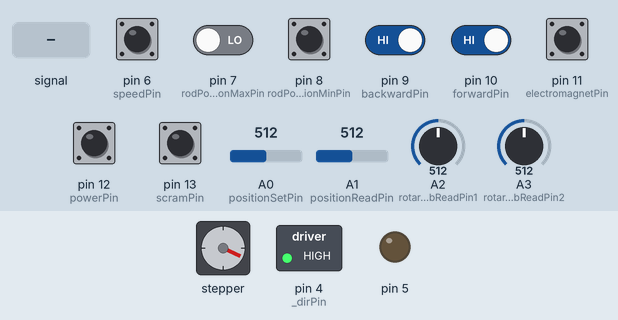
Recording of a sketch running on a simulated Arduino Uno, built with avr-gcc and run on an emulated ATmega328P. On the bench: stepper motor, switched loads named in the sketch (green lamp = pin HIGH), output pins drawn as LEDs (lit = HIGH). Inputs (shaded band) come from the test bench; at power-on: pin 6 (speedPin), pin 8 (rodPositionMinPin), pin 9 (backwardPin), pin 10 (forwardPin), pin 11 (electromagnetPin), pin 12 (powerPin), pin 13 (scramPin) HIGH, pin 7 (rodPositionMaxPin) LOW, A0 (positionSetPin) = 512, A1 (positionReadPin) = 512, A2 (rotaryKnobReadPin1) = 512, A3 (rotaryKnobReadPin2) = 512. Stepper angles assume 1600 steps per turn; what the sketch prints to the serial monitor is not drawn.

Above: at 1.2 s.
1.3 s: A0 (positionSetPin) fed a 200 Hz sine of ±81 counts around its level
4.3 s: A0 (positionSetPin) set to 716
7.3 s: pin 10 (forwardPin) driven LOW
At 7.66 s:
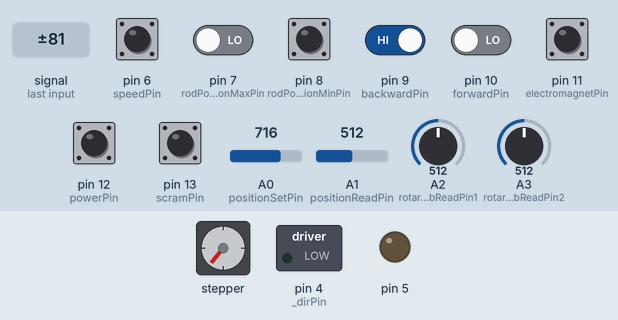
10.3 s: pin 10 (forwardPin) driven HIGH
At 10.67 s:
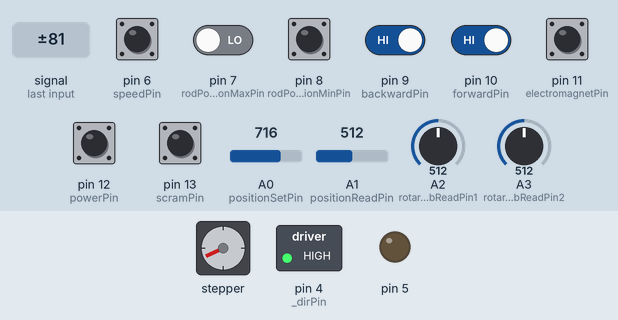
13.3 s: pin 10 (forwardPin) driven LOW
At 13.67 s:
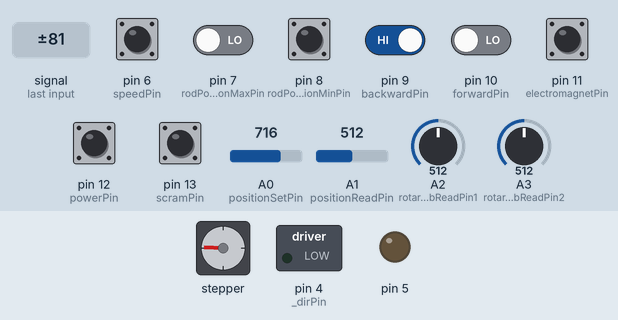
16.3 s: pin 9 (backwardPin) driven LOW
At 16.3 s:
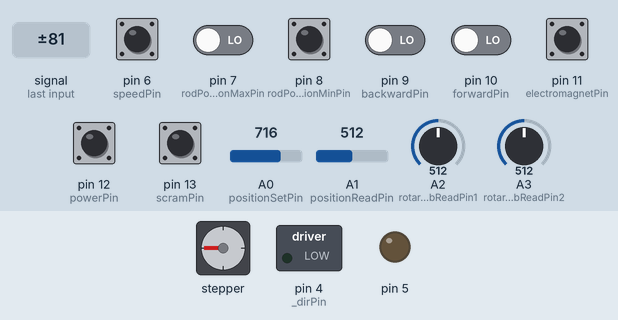
Timing chart, 0 to 19.1 s (numbered marks = the images above; inputs shaded):
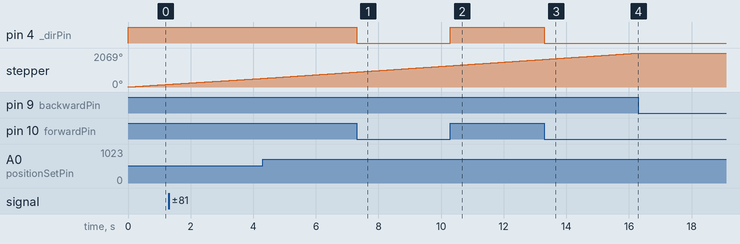

Measured:
- after the input at 7.3 s, pin 4 (_dirPin): HIGH → LOW at once
- after the input at 10.3 s, pin 4 (_dirPin): LOW → HIGH at once
- after the input at 13.3 s, pin 4 (_dirPin): HIGH → LOW at once
- after the input at 16.3 s, stepper: stops changing and stays 2069°

The sketch:

UnoR4Working.ino
```cpp
#include <AccelStepper.h>
//#include <SPI.h>
//#include <Ethernet.h>

//All Variables
//Analog input variables---------------------------------------------------------
int positionSetPin = A0;      //The position set voltage wire needs to go to A0
int positionReadPin = A1;     //The position read voltage wire needs to go to A1
int rotaryKnobReadPin1 = A2;  //The rotaryknob1 voltage wire needs to go to A2
int rotaryKnobReadPin2 = A3;  //The rotaryknob2 voltage wire needs to go to A3

//Digital input variables -------------------------------------------------------

//packet 1
int scramPin = 13;          //Wire the SCRAM button to this pin
int powerPin = 12;          //Wire the software power button to this pin
int electromagnetPin = 11;  //Wire the button for the electromagnet to this pin
int forwardPin = 10;        //Wire the part of switch to move forward to this pin
int backwardPin = 9;       //Wire the part of switch to move backward to this pin
int rodPositionMinPin = 8; //Wire the min rod position to this pin
int rodPositionMaxPin = 7; //Wire the max rod position to this pin

//packet 2
int speedPin = 6;          //Wire the switch that determines speed to this pin

//Test variables--------------------------------------------------------------------
//Sets default for the variable tracking button states
bool scramToggledState = false;
bool powerToggledState = false;
bool magnetToggledState = false;
bool forwardToggledState = false;
bool backwardToggledState = false;
bool posMinToggledState = false;
bool posMaxToggledState = false;
bool speedToggledState = false;

//Other set of variables to track button states
bool lastScramButtonReading = HIGH;
bool lastPowerButtonReading = HIGH;
bool lastMagnetButtonReading = HIGH;
bool lastForwardButtonReading = HIGH;
bool lastBackwardButtonReading = HIGH;
bool lastPosMinButtonReading = HIGH;
bool lastPosMaxButtonReading = HIGH;
bool lastSpeedButtonReading = HIGH;

//Software Debounce
unsigned long lastDebounceTime = 0;
unsigned long debounceDelay = 50;

//End of test variables ^-----------------------

//PWM input
bool controlPin = false; //Controls were tied to pin 7 but now run off of a variable

//Digital Output Variables--------------------------------------

//PWM motor outputs
const uint8_t dirPin = 2;             //Ties to the positive direction pin of the stepper driver
const uint8_t stepPin = 3;            //Outputs the PWM signal
const uint8_t _dirPin = 4;            //Ties to the negative direction pin of the stepper driver
const uint8_t motorInterfaceType = 1; //Proprietary motor type for the header file

//Variables for movement adjustments on the stepper
const float stepsPerRevolution = 1600.0;    //This is tied to the stepper driver switch settings
AccelStepper stepper = AccelStepper(motorInterfaceType, stepPin, dirPin);

//Serial variables HYSTERESIS
unsigned long lastTxTime = 0;             //Two transmission variable for more stable sending
const unsigned long txIntervalMs = 200;

void setup() {//Digital Input Setup
  //Digital input setup--------------------------------------------------------------------------

  //Packet 1
  pinMode(13, INPUT);              //Scram pin
  pinMode(12, INPUT);              //Power pin
  pinMode(11, INPUT);              //Electromagnet pin
  pinMode(10, INPUT);              //Tells Arm to move forward
  pinMode(9, INPUT);              //Tells arm to move backward
  pinMode(8, INPUT);              //Tells the controller max position has been reached
  pinMode(7, INPUT);              //Tells the controller the min position has been reached

  //Packet 2
  pinMode(6, INPUT);              //Tells the controller desired speed option

  //Digital input for PWM and stepper
  pinMode(3, OUTPUT);
  pinMode(4, OUTPUT);
  pinMode(5,OUTPUT);


  //Analog input setup---------------------------------------------------------------------------------
  pinMode(A0,INPUT);                //Analog position for the control rod
  pinMode(A1, INPUT);               //Analog voltage indicating the position of the rod
  pinMode(A2, INPUT);               //Analog voltage indicating position of the rotary knob
  pinMode(A3, INPUT);               //Analog voltage indicating position of the second rotary knob

  // Stepper configuration (moved here - only needs to run once)
  stepper.setMaxSpeed(12800.0);
  stepper.setAcceleration(6400.0);
  stepper.setMinPulseWidth(5);

  //Serial setup------------------------------------------
  //Serial1.begin(9600);       //Tx Pin
  Serial.begin(9600);       // USB debugging
  //Serial1.begin(115200, SERIAL_8N1);  // TX1 output 1, 9600 baude, 8 bit packets, no parity bit
}

void loop() {
  bool currentScramReading = digitalRead(scramPin);
  bool currentPowerReading = digitalRead(powerPin);
  bool currentMagnetReading = digitalRead(electromagnetPin);
  bool currentForwardReading = digitalRead(forwardPin);
  bool currentBackwardReading = digitalRead(backwardPin);
  bool currentPosMinReading = digitalRead(rodPositionMinPin);
  bool currentPosMaxReading = digitalRead(rodPositionMaxPin);
  bool currentSpeedReading = digitalRead(speedPin);

  static unsigned long lastSyncTime = 0;

  //Logic for latching buttons
  if (currentScramReading == LOW && lastScramButtonReading == HIGH) {
    if ((millis() - lastDebounceTime) > debounceDelay) {
      scramToggledState = !scramToggledState;
      lastDebounceTime = millis();
    }
  }

  lastScramButtonReading = currentScramReading;

  // 2. Toggle Logic for Power
  if (currentPowerReading == LOW && lastPowerButtonReading == HIGH) {
    if ((millis() - lastDebounceTime) > debounceDelay) {
      powerToggledState = !powerToggledState;
      lastDebounceTime = millis();
    }
  }
  // This update MUST be outside the IF block to track the button release
  lastPowerButtonReading = currentPowerReading;

  // 3. Toggle Logic for Magnet
  if (currentMagnetReading == LOW && lastMagnetButtonReading == HIGH) {
    if ((millis() - lastDebounceTime) > debounceDelay) {
      magnetToggledState = !magnetToggledState;
      lastDebounceTime = millis();
    }
  }
  lastMagnetButtonReading = currentMagnetReading;

  // 4. Toggle Logic for Forward Logic
  if (currentForwardReading == LOW && lastForwardButtonReading == HIGH) {
    if ((millis() - lastDebounceTime) > debounceDelay) {
      forwardToggledState = !forwardToggledState;
      lastDebounceTime = millis();
    }
  }
  lastForwardButtonReading = currentForwardReading;

    // 5. Toggle Logic for Backward Logic
  if (currentBackwardReading == LOW && lastBackwardButtonReading == HIGH) {
    if ((millis() - lastDebounceTime) > debounceDelay) {
      backwardToggledState = !backwardToggledState;
      lastDebounceTime = millis();
    }
  }
  lastBackwardButtonReading = currentBackwardReading;

    // 6. Toggle Logic for Minimum Position
  if (currentPosMinReading == LOW && lastPosMinButtonReading == HIGH) {
    if ((millis() - lastDebounceTime) > debounceDelay) {
      posMinToggledState = !posMinToggledState;
      lastDebounceTime = millis();
    }
  }
  lastPosMinButtonReading = currentPosMinReading;

    // 7. Toggle logic for maximum Position
    if (currentPosMaxReading == LOW && lastPosMaxButtonReading == HIGH) {
    if ((millis() - lastDebounceTime) > debounceDelay) {
      posMaxToggledState = !posMaxToggledState;
      lastDebounceTime = millis();
    }
  }
  lastPosMaxButtonReading = currentPosMaxReading;

    // 8. Toggle logic for High or low speed
    if (currentSpeedReading == LOW && lastSpeedButtonReading == HIGH) {
    if ((millis() - lastDebounceTime) > debounceDelay) {
      speedToggledState = !speedToggledState;
      lastDebounceTime = millis();
    }
  }
  lastSpeedButtonReading = currentSpeedReading;

   // ==================== SERIAL READ WITH 0x24 FF VERIFICATION ====================
  // Only flips the toggled states when it receives the exact sequence: 0x24 followed by 0xFF,
  // then the flipMask byte.
  // This adds strong verification before any change is applied.
  static enum { IDLE, SAW_24, SAW_FF } serialState = IDLE;

  while (Serial.available() > 0) {
    uint8_t incoming = Serial.read();

    switch (serialState) {
      case IDLE:
        if (incoming == 0x24) {
          serialState = SAW_24;
        }
        break;

      case SAW_24:
        if (incoming == 0xFF) {
          serialState = SAW_FF;        // Ready for the flipMask
        } else {
          serialState = IDLE;          // Wrong second byte → reset
        }
        break;

      case SAW_FF:
        // This byte is the flipMask — apply the flips
        uint8_t flipMask = incoming;

        if (flipMask & (1 << 0)) scramToggledState   = !scramToggledState;
        if (flipMask & (1 << 1)) powerToggledState   = !powerToggledState;
        if (flipMask & (1 << 2)) magnetToggledState  = !magnetToggledState;
        if (flipMask & (1 << 3)) forwardToggledState = !forwardToggledState;
        if (flipMask & (1 << 4)) backwardToggledState = !backwardToggledState;
        if (flipMask & (1 << 5)) posMinToggledState  = !posMinToggledState;
        if (flipMask & (1 << 6)) posMaxToggledState  = !posMaxToggledState;
        if (flipMask & (1 << 7)) speedToggledState   = !speedToggledState;

        serialState = IDLE;   // Reset for next command
        break;
    }
  }
  // =====================================================================
  // 4. Stepper Motor Update
  // Keep runSpeed() outside of an IF if possible, or ensure controlPin is reliable
  if(controlPin) {
    stepper.runSpeed();
  }

  //Define variable again---------------------------------
  uint8_t packet1 = 0;              //Packet that sends the digital bytes (See packet setup below) 8 bit data
  uint8_t packet2 = 0;
  uint16_t positionSet = 0;         //Packet that sends where to set the position voltage set as 16 bits the controller only sends 10 bits
  uint16_t positionRead = 0;        //Packet that sends where the position voltage is. Set as 16 bits only sends 10 bits
  uint16_t rotaryKnob1Read = 0;     //Packet that sends the 1st rotary knob voltage. Set as 16 bits only sends 10 bits
  uint16_t rotaryKnob2Read = 0;     //Packet that sends the 2nd rotary knob voltage. Set as 16 bits only sends 10 bits

  //Analog Inputs-----------------------------------------
  positionSet = analogRead(positionSetPin);           //Assigns the digital value of the position set to variable. Variable is what sends through serial
  positionRead = analogRead(positionReadPin);         //Assigns the digital value of the Position read to variable. Variable is what sends through serial
  rotaryKnob1Read = analogRead(rotaryKnobReadPin1);   //Assigns the digital value of the rotaryKnob1 read to variable. Variable is what sends through serial
  rotaryKnob2Read = analogRead(rotaryKnobReadPin2);   //Assigns the digital value of the rotaryKnob2 read to variable. Variable is what sends through serial

  // Update speed only when the setpoint changes (with small hysteresis)
  static int lastPositionSet = -1;
  const int hysteresis = 4;   //hysteresis accounts for the LSB switching all the time

  if (abs((int)positionSet - lastPositionSet) >= hysteresis) {    //Provides smooth stepping and RPM control
    lastPositionSet = positionSet;
    float rpm = 22.0;
    float targetRPM = positionSet / 150;
    float stepsPerSecond = rpm * stepsPerRevolution / 50.0;   //Target RPM in charge of changing speed
    stepper.setSpeed(stepsPerSecond);
  }

  //First digital packet(And other Serial Handling)----------------------------------
  bool scramActive = (digitalRead(scramPin) == LOW);                 //This section of code tells pins whether to activate at 5v(high) or .7V(low)
  bool powerActive = (digitalRead(powerPin) == LOW);                 //The variables are assigned as boolean type
  bool magnetActive = (digitalRead(electromagnetPin) == LOW);        //See Packet setup for which bit is what function
  bool forwardActive = (digitalRead(forwardPin) == HIGH);
  bool backwardActive = (digitalRead(backwardPin) == HIGH);
  bool maxPositionActive = (digitalRead(rodPositionMaxPin) == HIGH);
  bool minPositionActive = (digitalRead(rodPositionMinPin) == HIGH);

    //Direction Control test code-----------------------
  if (forwardActive) {
    digitalWrite(dirPin, LOW);      // Forward = dir LOW (0)
    digitalWrite(_dirPin, HIGH);
    controlPin = true;
  }
  else if (backwardActive) {
    digitalWrite(dirPin, HIGH);     // Backward = dir HIGH (1)
    digitalWrite(_dirPin, LOW);
    controlPin = true;
  }
  else{
    controlPin = false;             //Ensures the motor stops with no input
  }

  //Second digital packet----------------------------------
  bool fast_Slow = (digitalRead(speedPin) == LOW);
  //bool exampleFunction = (digtialRead(examplePin) == Low);

  //Packet1 Setup---------------------------------------------

  //Unlatched variables
  // if (scramActive) packet1 |= (1 << 0);         //1st bit activates SCRAM condition
  // if (powerActive) packet1 |= (1 << 1);         //2nd bit activates power
  // if (magnetActive) packet1 |= (1 << 2);        //3rd bit activates the electromagnet
  if (forwardActive) packet1 |= (1 << 3);       //4th bit activates the forward action of the stepper
  if (backwardActive) packet1 |= (1 << 4);      //5th bit activates the backward action of the stepper
  if (minPositionActive) packet1 |= (1 << 5);   //6th bit activates the pause movement at max range
  if (maxPositionActive) packet1 |= (1 << 6);   //7th bit activates the pause movement at min range

  //Latched Serial
  if (scramToggledState)  packet1 |= (1 << 0);
  if (powerToggledState)  packet1 |= (1 << 1); // Uses the toggled state
  if (magnetToggledState) packet1 |= (1 << 2); // Uses the toggled state
  //if (forwardToggledState) packet1 |= (1 << 3);
  //if (backwardToggledState) packet1 |= (1 << 4);
  //if (posMinToggledState) packet1 |= (1<< 5);
  //if (posMaxToggledState) packet1 |= (1 << 6);
  if (speedToggledState) packet1 |= (1<< 7);


  //Packet2 Setup
  if (controlPin) packet2 |= (1<< 0);            //8th bit is a debug variable right now to see if PWM should output
  //if (fast_Slow) packet2 |= (1 << 0);
  //if (bitExample) packet1 |= (1 << bit#);

  //Test serial code
  unsigned long now = millis();
  if (now - lastTxTime >= txIntervalMs) {
    lastTxTime = now;

    //Serial1.flush();                  // Wait for any previous transmission to complete
    //Serial.println(positionSet);

    //Serial1.write(0b00100100);                //HEX 24 only for triggering on the oscope
    //TX and RX comms
    Serial.write(packet1);                   //1st set of digital inputs
    Serial.write(packet2);                   //2nd set of digital inputs
    Serial.write(highByte(positionSet));     //Sets position of the control rod
    Serial.write(lowByte(positionSet));
    Serial.write(highByte(positionRead));    //Reads the position of the control rod
    Serial.write(lowByte(positionRead));
    Serial.write(highByte(rotaryKnob1Read)); //For the knob on the control panel
    Serial.write(lowByte(rotaryKnob1Read));
    Serial.write(highByte(rotaryKnob2Read)); //For the other knob of the control panel
    Serial.write(lowByte(rotaryKnob2Read));
    Serial.write(0b00100100);

    //USB comms
    Serial.println(packet1);                   //1st set of digital inputs
    Serial.println(packet2);                   //2nd set of digital inputs
    Serial.println(highByte(positionSet));     //Sets position of the control rod
    Serial.println(lowByte(positionSet));
    Serial.println(highByte(positionRead));    //Reads the position of the control rod
    Serial.println(lowByte(positionRead));
    Serial.println(highByte(rotaryKnob1Read)); //For the knob on the control panel
    Serial.println(lowByte(rotaryKnob1Read));
    Serial.println(highByte(rotaryKnob2Read)); //For the other knob of the control panel
    Serial.println(lowByte(rotaryKnob2Read));
    //Serial.println(0b00100100);
    Serial.println(24);
  }
  }
```
